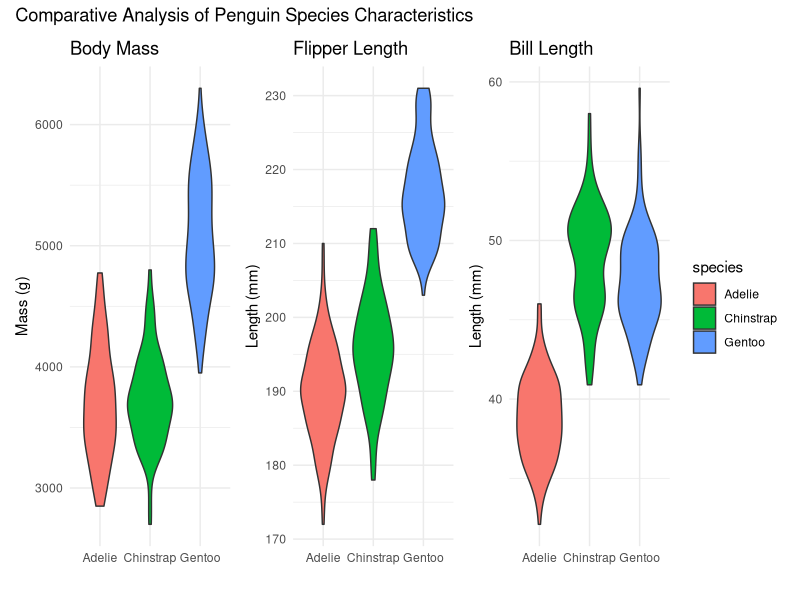
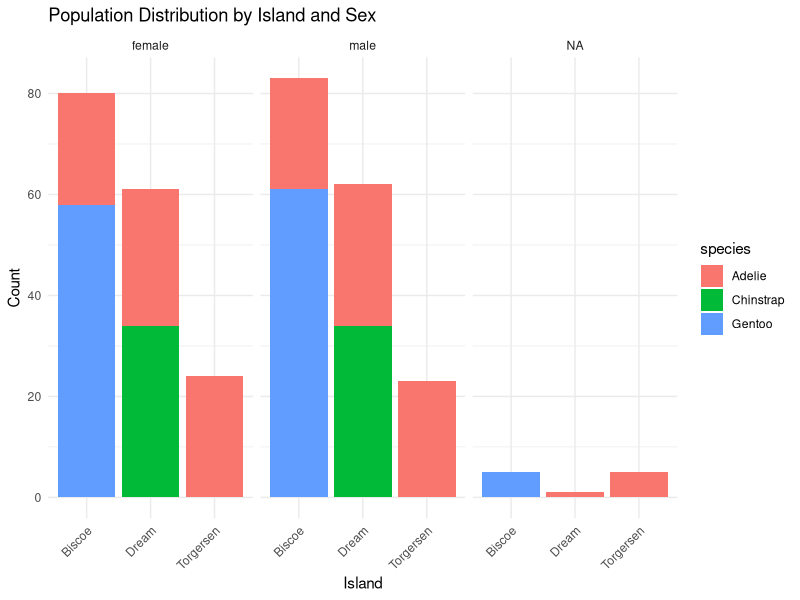

Generate these figures, in order, with R:
## ---- chunk 1
library(palmerpenguins)
library(tidyverse)
library(knitr)
library(patchwork)
## ---- chunk 2
#| label: fig-summary-plot
#| fig-cap: "Overview of Penguin Species Characteristics"
#| echo: false
# Create three plots for different measurements
p1 <- ggplot(penguins, aes(x = species, y = body_mass_g, fill = species)) +
  geom_violin() +
  labs(title = "Body Mass", x = "", y = "Mass (g)") +
  theme_minimal() +
  theme(legend.position = "none")

p2 <- ggplot(penguins, aes(x = species, y = flipper_length_mm, fill = species)) +
  geom_violin() +
  labs(title = "Flipper Length", x = "", y = "Length (mm)") +
  theme_minimal() +
  theme(legend.position = "none")

p3 <- ggplot(penguins, aes(x = species, y = bill_length_mm, fill = species)) +
  geom_violin() +
  labs(title = "Bill Length", x = "", y = "Length (mm)") +
  theme_minimal()

(p1 + p2 + p3) + 
  plot_layout(guides = "collect") +
  plot_annotation(
    title = "Comparative Analysis of Penguin Species Characteristics",
    theme = theme_minimal()
  )
## ---- chunk 3
#| label: tbl-theory-summary
#| tbl-cap: "Key Species Metrics"
#| echo: false
# Create summary table of key metrics
penguins %>%
  group_by(species) %>%
  summarise(
    sample_size = n(),
    islands = n_distinct(island),
    sex_ratio = sum(sex == "female", na.rm = TRUE) / sum(sex == "male", na.rm = TRUE),
    mass_variation = sd(body_mass_g, na.rm = TRUE) / mean(body_mass_g, na.rm = TRUE)
  ) %>%
  kable(caption = "Key Species Metrics",
        col.names = c("Species", "Sample Size", "Islands Present", 
                     "Female/Male Ratio", "Mass Variation (CV)"),
        digits = 2)
## ---- chunk 4
#| label: fig-policy-viz
#| fig-cap: "Geographic Distribution of Penguin Populations"
#| echo: false
ggplot(penguins, aes(x = island)) +
  geom_bar(aes(fill = species)) +
  facet_wrap(~sex) +
  labs(title = "Population Distribution by Island and Sex",
       x = "Island", y = "Count") +
  theme_minimal() +
  theme(axis.text.x = element_text(angle = 45, hjust = 1))
